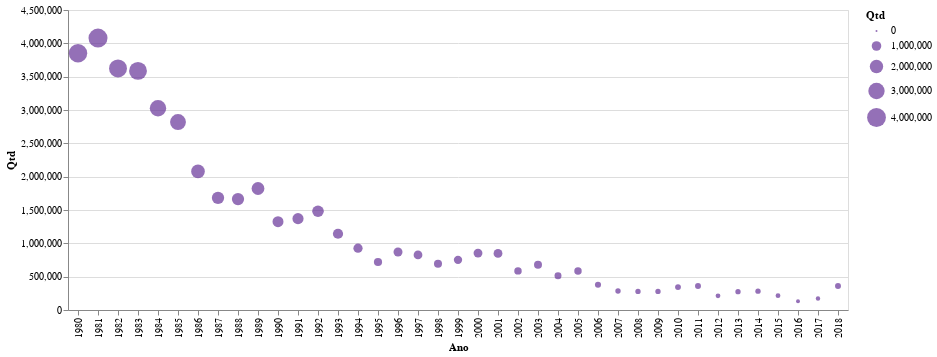

Notebook source saved alongside this figure:
### Code cell
alt.Chart(total_sarampo).mark_circle(color='rebeccapurple').encode(
    x = 'Ano',
    y = 'Qtd',
    size = 'Qtd'
)

### Figure 1 — Vega-Lite specification as saved in the notebook (floating-point values rounded to 4 significant figures)
{"config": {"view": {"continuousWidth": 400, "continuousHeight": 300}}, "data": {"name": "data-0642d7985bc723bbf1aea8d59d4eaba4"}, "mark": {"type": "circle", "color": "rebeccapurple"}, "encoding": {"size": {"field": "Qtd", "type": "quantitative"}, "x": {"field": "Ano", "type": "nominal"}, "y": {"field": "Qtd", "type": "quantitative"}}, "$schema": "https://vega.github.io/schema/vega-lite/v4.17.0.json", "datasets": {"data-0642d7985bc723bbf1aea8d59d4eaba4": [{"index": 0, "Ano": "1980", "Qtd": 3852000.0}, {"index": 1, "Ano": "1981", "Qtd": 4078000.0}, {"index": 2, "Ano": "1982", "Qtd": 3624000.0}, {"index": 3, "Ano": "1983", "Qtd": 3586000.0}, {"index": 4, "Ano": "1984", "Qtd": 3027000.0}, {"index": 5, "Ano": "1985", "Qtd": 2820000.0}, {"index": 6, "Ano": "1986", "Qtd": 2079000.0}, {"index": 7, "Ano": "1987", "Qtd": 1683000.0}, {"index": 8, "Ano": "1988", "Qtd": 1664000.0}, {"index": 9, "Ano": "1989", "Qtd": 1822000.0}, {"index": 10, "Ano": "1990", "Qtd": 1325000.0}, {"index": 11, "Ano": "1991", "Qtd": 1370000.0}, {"index": 12, "Ano": "1992", "Qtd": 1481000.0}, {"index": 13, "Ano": "1993", "Qtd": 1144000.0}, {"index": 14, "Ano": "1994", "Qtd": 926800.0}, {"index": 15, "Ano": "1995", "Qtd": 720400.0}, {"index": 16, "Ano": "1996", "Qtd": 870200.0}, {"index": 17, "Ano": "1997", "Qtd": 825700.0}, {"index": 18, "Ano": "1998", "Qtd": 694500.0}, {"index": 19, "Ano": "1999", "Qtd": 752400.0}, {"index": 20, "Ano": "2000", "Qtd": 853500.0}, {"index": 21, "Ano": "2001", "Qtd": 849200.0}, {"index": 22, "Ano": "2002", "Qtd": 586500.0}, {"index": 23, "Ano": "2003", "Qtd": 679900.0}, {"index": 24, "Ano": "2004", "Qtd": 513400.0}, {"index": 25, "Ano": "2005", "Qtd": 585700.0}, {"index": 26, "Ano": "2006", "Qtd": 377600.0}, {"index": 27, "Ano": "2007", "Qtd": 285000.0}, {"index": 28, "Ano": "2008", "Qtd": 278800.0}, {"index": 29, "Ano": "2009", "Qtd": 278600.0}, {"index": 30, "Ano": "2010", "Qtd": 343800.0}, {"index": 31, "Ano": "2011", "Qtd": 359300.0}, {"index": 32, "Ano": "2012", "Qtd": 212400.0}, {"index": 33, "Ano": "2013", "Qtd": 275300.0}, {"index": 34, "Ano": "2014", "Qtd": 282100.0}, {"index": 35, "Ano": "2015", "Qtd": 214800.0}, {"index": 36, "Ano": "2016", "Qtd": 132400.0}, {"index": 37, "Ano": "2017", "Qtd": 173500.0}, {"index": 38, "Ano": "2018", "Qtd": 359900.0}]}}
